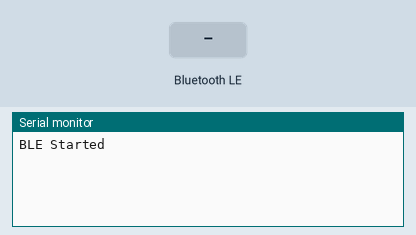
This sketch was run on a simulated ESP32. Parts: the last lines printed to the serial monitor. Inputs (shaded band) come from the test bench. Nothing arrives over Bluetooth unless stated; a phone connects over Bluetooth LE 3 s after start.

Above: at 1.2 s.
1.3 s: Bluetooth LE write "1" received
At 1.8 s:
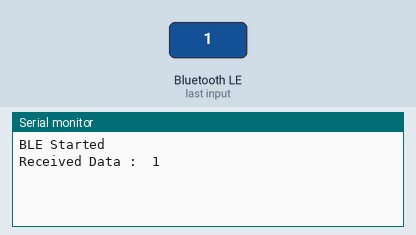
4.3 s: Bluetooth LE write "0" received
At 5.3 s:
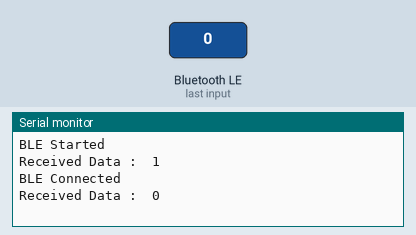
5.8 s: Bluetooth LE write "2" received
At 6.5 s:
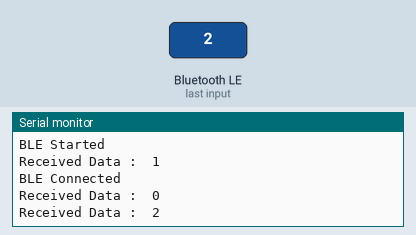

The sketch:

esp32server.ino
```cpp
#include <BLEDevice.h>
#include <BLEServer.h>
#include <BLEUtils.h>
#include <BLE2902.h>
#include <Wire.h>
//#include <Adafruit_GFX.h>
//#include <Adafruit_SSD1306.h>

#define SCREEN_WIDTH 128
#define SCREEN_HEIGHT 64

//Adafruit_SSD1306 display(SCREEN_WIDTH, SCREEN_HEIGHT, &Wire, -1);

// Android에서 사용할 UUID (예시 값, Android에서도 똑같이 사용해야 함)
#define SERVICE_UUID        "12345678-1234-5678-1234-56789abcdef0"
#define CHARACTERISTIC_UUID "abcdef12-3456-7890-abcd-ef1234567890"

BLEServer* pServer = nullptr;
BLECharacteristic* pCharacteristic = nullptr;
bool deviceConnected = false;

// 연결 상태 콜백입니다. BLE 연결 성사시와 연결 종료시 실행됩니다.
class MyServerCallbacks : public BLEServerCallbacks {
  void onConnect(BLEServer* pServer) {
    deviceConnected = true;
    Serial.println("BLE Connected");
  }

  void onDisconnect(BLEServer* pServer) {
    deviceConnected = false;
    Serial.println("BLE Disconnected");

    pServer->startAdvertising();
  }
};

// 수신 콜백입니다. 수신 데이터에 따른 처리는 여기서 하면 됩니다.
class MyCallbacks : public BLECharacteristicCallbacks {
  void onWrite(BLECharacteristic* pCharacteristic) {
    String value = pCharacteristic->getValue();

    if (value.length() > 0) {
      Serial.print("Received Data :  ");
      Serial.println(value);
      //수신된 데이터의 처리 및 작동이 여기서 정의가 되야 합니다.
      //display.clearDisplay();
      //display.setCursor(0, 0);
      //display.setTextSize(1);         // 글자 크기 (1 배율)
      //display.setTextColor(WHITE);    // 글자 색 (흰색)
      //display.println(value);         // 받은 문자열 출력
      //display.display();

      // 받은 데이터를 그대로 다시 보내기 (에코 응답)
      //pCharacteristic->setValue(value);
      //pCharacteristic->notify(); // Android로 전송
    }
  }
};

void setup() {
  Serial.begin(115200);

  // SSD1306 디스플레이 제어를 위한 코드로, 실제 장치의 경우 필요 없을겁니다.
  // I2C 초기화 (ESP32 기본 SDA: GPIO21, SCL: GPIO22)
  //Wire.begin(21, 22);
  //if(!display.begin(SSD1306_SWITCHCAPVCC, 0x3C)) {
  //  Serial.println(F("SSD1306 allocation failed"));
  //  for(;;);
  //}
  // 화면 제어 초기화 코드입니다. 실제// 장치의 경우 필요 없을 겁니다.
  //display.clearDisplay();
  //display.setTextSize(1);
  //display.setTextColor(WHITE);
  //display.setCursor(0, 0);
  //display.println("Init done!");
  //display.display();


  BLEDevice::init("ESP32");
  pServer = BLEDevice::createServer();
  pServer->setCallbacks(new MyServerCallbacks());

  BLEService* pService = pServer->createService(SERVICE_UUID);

  pCharacteristic = pService->createCharacteristic(
                      CHARACTERISTIC_UUID,
                      BLECharacteristic::PROPERTY_READ |
                      BLECharacteristic::PROPERTY_WRITE |
                      BLECharacteristic::PROPERTY_NOTIFY
                    );

  pCharacteristic->setCallbacks(new MyCallbacks());
  pCharacteristic->addDescriptor(new BLE2902());
  pCharacteristic->setValue("ESP32 Ready");

  pService->start();
  pServer->getAdvertising()->start();

  Serial.println("BLE Started");
}

void loop() {
  // 필요 시 loop 내에서 BLE 상태 체크 가능
}
```

Measured:
- after the input at 1.3 s, the serial monitor: prints a new line after 0.05 s (image 1)
- after the input at 4.3 s, the serial monitor: prints a new line after 0.05 s (image 2)
- after the input at 5.8 s, the serial monitor: prints a new line after 0.05 s (image 3)
